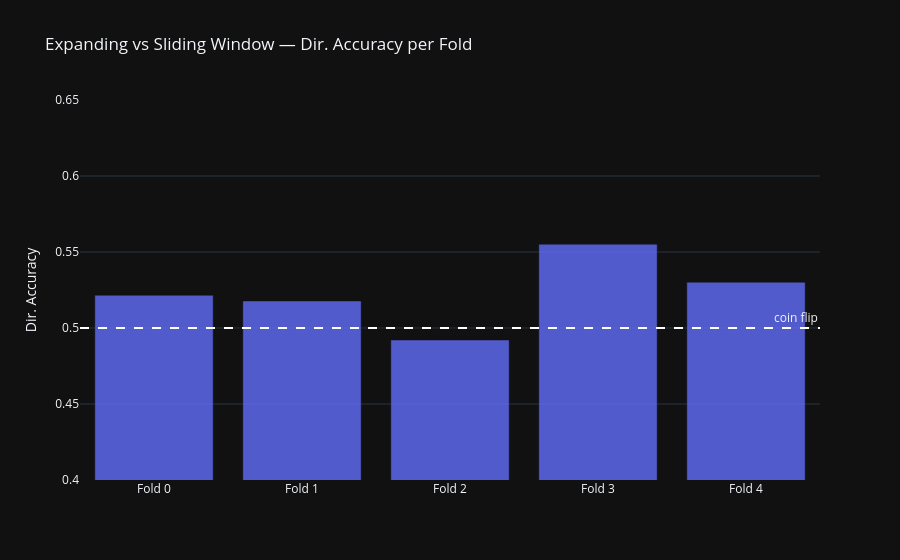

Notebook source saved alongside this figure:
### Code cell
import plotly.graph_objects as go

fold_labels = [f"Fold {r.fold_idx}" for r in exp_results]

fig = go.Figure()
fig.add_trace(go.Bar(
    x=fold_labels,
    y=[r.val_dir_acc for r in exp_results],
    name="Expanding", marker_color="#636efa", opacity=0.8,
))
# fig.add_trace(go.Bar(
#     x=fold_labels,
#     y=[r.val_dir_acc for r in sli_results],
#     name="Sliding", marker_color="#ef553b", opacity=0.8,
# ))
fig.add_hline(y=0.50, line_dash="dash", line_color="white",
              annotation_text="coin flip")
fig.update_layout(
    template="plotly_dark",
    title="Expanding vs Sliding Window — Dir. Accuracy per Fold",
    yaxis_title="Dir. Accuracy",
    yaxis_range=[0.40, 0.65],
    barmode="group",
)
fig.show()

### Figure 1 — Plotly figure (JSON) as saved in the notebook; plotly's stock layout.template omitted (floating-point values rounded to 4 significant figures)
{"data": [{"marker": {"color": "#636efa"}, "name": "Expanding", "opacity": 0.8, "type": "bar", "x": ["Fold 0", "Fold 1", "Fold 2", "Fold 3", "Fold 4"], "y": [0.5215, 0.5178, 0.4921, 0.5551, 0.5301]}], "layout": {"annotations": [{"showarrow": false, "text": "coin flip", "x": 1, "xanchor": "right", "xref": "x domain", "y": 0.5, "yanchor": "bottom", "yref": "y"}], "barmode": "group", "shapes": [{"line": {"color": "white", "dash": "dash"}, "type": "line", "x0": 0, "x1": 1, "xref": "x domain", "y0": 0.5, "y1": 0.5, "yref": "y"}], "title": {"text": "Expanding vs Sliding Window — Dir. Accuracy per Fold"}, "yaxis": {"range": [0.4, 0.65], "title": {"text": "Dir. Accuracy"}}}}
